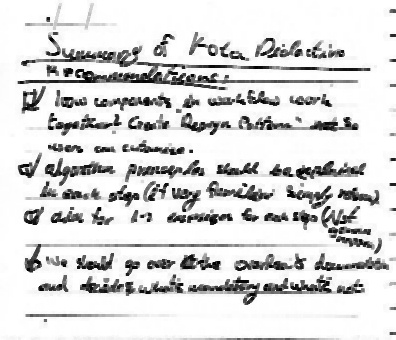
#> input picture week_9/SampleImages/SampleImages/Scan1_eroded.jpg, 396 x 340 px, found by its file name
$ jupyter execute PS9Code.ipynb
#> lines starting #> are read from the running program, lines starting #| are printed output that depends on the picture
[cell 1]
import numpy as np
import cv2


circle_ker_3x3 = np.array([
    [0,   255,    0],
    [255, 255, 255],
    [0,   255,   0]
], np.uint8)
rtriangle_ker_3x3 = np.array([
    [0, 255, 0],
    [0, 255, 255],
    [0, 0, 0]
], np.uint8)
ltriangle_ker_3x3 = np.array([
    [0, 255, 0],
    [255, 255, 0],
    [0, 0, 0]
], np.uint8)
square_ker_3x3 = np.array([
    [255, 255, 255],
    [255, 255, 255],
    [255, 255, 255]
], np.uint8)
v_line_ker_3x3 = np.array([
    [0, 255, 0],
    [0, 255, 0],
    [0, 255, 0]
], np.uint8)

h_line_ker_3x3 = np.array([
    [0, 0, 0],
    [255, 255, 255],
    [0, 0, 0]
], np.uint8)

h_line_ker_10x10 = np.array([
    [0, 0, 0, 0, 0, 0, 0, 0, 0, 0],
    [255, 255, 255, 255, 255, 255, 255, 255, 255, 255],
    [0, 0, 0, 0, 0, 0, 0, 0, 0, 0]
], np.uint8)

[cell 2]
"""
 creating a two cell illustration
"""
# [7 lines of commented-out code are left out]

[cell 3]
"""
creating a bad text scan
"""
# [5 lines of commented-out code are left out]

[cell 4]
# fixing the bad text scan
bad_txt = cv2.imread('SampleImages/Scan1_eroded.jpg', 0)
#> bad_txt is the input picture: shape (340, 396); min 0, max 255, mean 217.7
dilation_kernel = circle_ker_3x3
fixed_text = cv2.dilate(bad_txt, dilation_kernel, iterations=1)
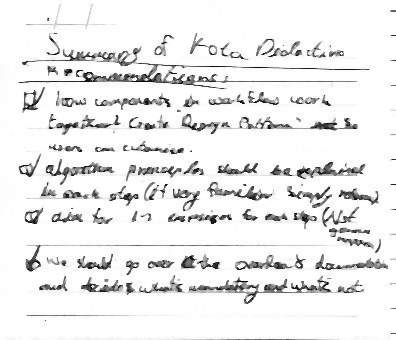
#> fixed_text: shape (340, 396); min 0, max 255, mean 235.2
cv2.imshow("original", bad_txt)
cv2.imshow("fixed text", fixed_text)
cv2.waitKey(0)

[cell 5]
# removing the redundant line between fake cells
two_cells_img = cv2.imread('SampleImages/two_connected_cells.jpg', 0)
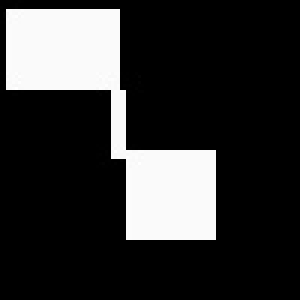
#> input picture week_9/SampleImages/SampleImages/two_connected_cells.jpg, 100 x 100 px, found by its file name (shown 3 times larger)
#> two_cells_img is the input picture: shape (100, 100); min 0, max 255, mean 51
erosion_kernel = h_line_ker_10x10
fixed_img = cv2.erode(two_cells_img, erosion_kernel, iterations=1)
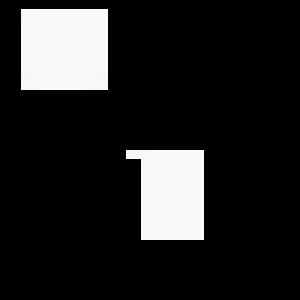
#> fixed_img: shape (100, 100) (shown 3 times larger); min 0, max 250, mean 35.7
cv2.imshow("original", two_cells_img)
cv2.imshow("fixed", fixed_img)
cv2.waitKey(0)

[cell 6]
# real cells dilation
real_cells = cv2.imread("SampleImages/cells.jpg", 0)
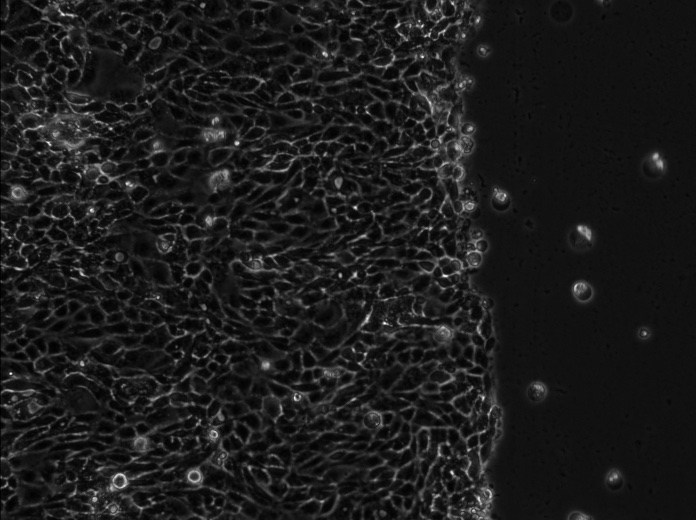
#> input picture week_9/SampleImages/SampleImages/cells.jpg, 696 x 520 px, found by its file name
#> real_cells is the input picture: shape (520, 696); min 0, max 255, mean 27.8
dilation_kernel = cv2.getStructuringElement(cv2.MORPH_ELLIPSE,(5,5))
fixed_img = cv2.dilate(real_cells, dilation_kernel, iterations=1)
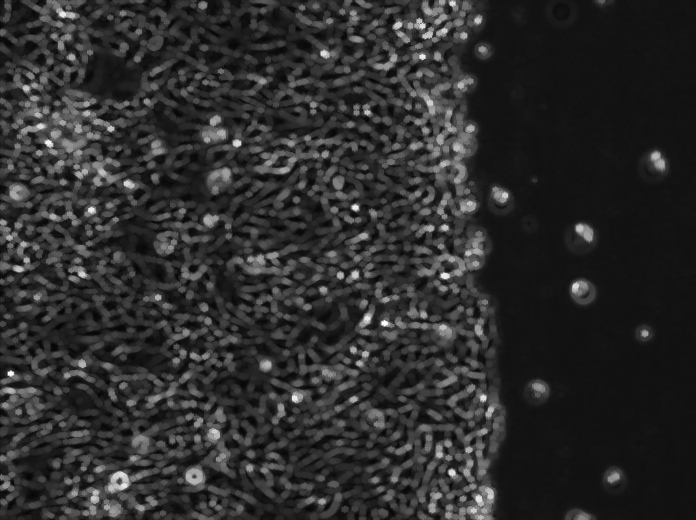
#> fixed_img: shape (520, 696); min 4, max 255, mean 44.9
cv2.imshow("original", real_cells)
cv2.imshow("fixed", fixed_img)
cv2.waitKey(0)
# cv2.imwrite("SampleImages/RESULTS/org.jpg", real_cells)
# cv2.imwrite("SampleImages/RESULTS/fixed.jpg", fixed_img)

[cell 7]
# removing noise, opening
img = cv2.imread("SampleImages/cells.jpg", 0)
kernel_size = (5,5)
kernel = cv2.getStructuringElement(cv2.MORPH_ELLIPSE, kernel_size)
iterations = range(3)
fixed_img = np.copy(img)
for iter_ in iterations:
    fixed_img = cv2.morphologyEx(fixed_img, cv2.MORPH_OPEN, kernel)
#> this loop made 3 passes
#> pass 1, `fixed_img = cv2.morphologyEx(fixed_img, cv2.MORPH_OPEN, kernel)`:
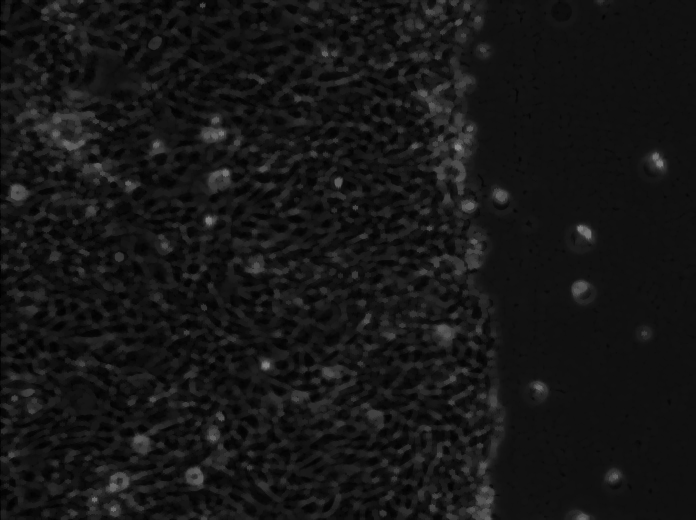
#> fixed_img: shape (520, 696); min 0, max 135, mean 21.9
cv2.imshow("original", img)
cv2.imshow("fixed", fixed_img)
cv2.waitKey(0)
# cv2.imwrite("SampleImages/RESULTS/org.jpg", img)
# cv2.imwrite("SampleImages/RESULTS/fixed.jpg", fixed_img)

[cell 8]
# closing
img = cv2.imread("SampleImages/cells.jpg", 0)
kernel_size = (5,5)
kernel = cv2.getStructuringElement(cv2.MORPH_ELLIPSE, kernel_size)
iterations = range(3)
fixed_img = np.copy(img)
for iter_ in iterations:
    fixed_img = cv2.morphologyEx(fixed_img, cv2.MORPH_CLOSE, kernel)
cv2.imshow("original", img)
cv2.imshow("fixed", fixed_img)
cv2.waitKey(0)
# cv2.imwrite("SampleImages/RESULTS/org.jpg", img)
# cv2.imwrite("SampleImages/RESULTS/fixed.jpg", fixed_img)

[cell 9]
# get the cells contour
img = cv2.imread("SampleImages/cells.jpg", 0)
kernel_size = (3,3)
kernel = cv2.getStructuringElement(cv2.MORPH_ELLIPSE, kernel_size)
fixed_img = np.copy(img)
fixed_img = cv2.morphologyEx(fixed_img, cv2.MORPH_CLOSE, kernel)
fixed_img = img - fixed_img
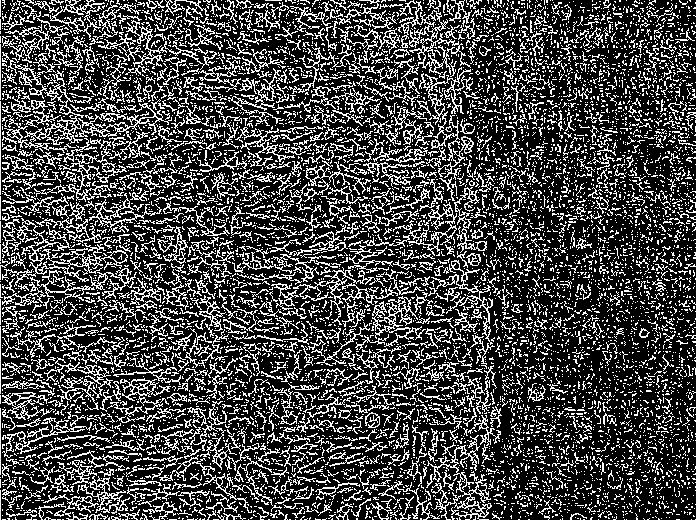
#> fixed_img: shape (520, 696); min 0, max 255, mean 69.3
cv2.imshow("original", img)
cv2.imshow("fixed", fixed_img)
cv2.waitKey(0)
# cv2.imwrite("SampleImages/RESULTS/org.jpg", img)
# cv2.imwrite("SampleImages/RESULTS/fixed.jpg", fixed_img)
